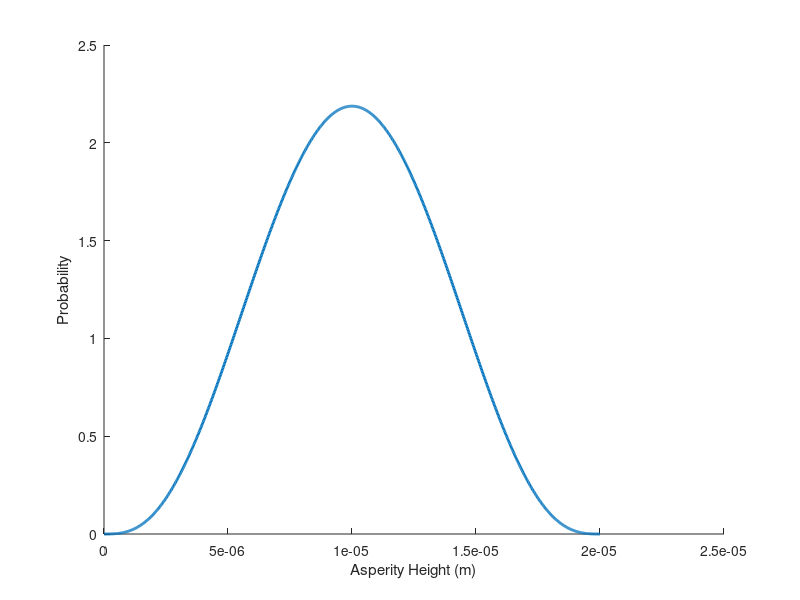

Write the MATLAB code that produced this figure. (Note: this script raises an error after producing the figure.)
% This script is for basic debugging and writing of the element wise force
% function for evaluation of forces at ROM Quadrature points. 
clear;

addpath('../../ROUTINES/')
addpath('../../ROUTINES/FRIC_MODELS/')
addpath('../../ROUTINES/FRIC_MODELS/ASP_FUN/')
addpath('../../ROUTINES/FRIC_MODELS/PLASTIC/')

addpath('../../ROUTINES/HARMONIC/')
addpath('../../ROUTINES/SOLVERS/')

%% Probability Distribution, max height of 0, nominal gap of 0 for highest points. 

% Asperity Heights of z
zmax = 2e-5;
zmin = 0;

z = linspace(zmin, zmax, 1000);

betaA = 4;
betaB = 4;
% betaA = 8;
% betaB = 1;

pz = betapdf((z - zmin)/(zmax - zmin), betaA, betaB);

figure; 
hold on;
xlabel('Asperity Height (m)');
ylabel('Probability');

plot(z, pz, 'LineWidth', 2);

%probability function
p_fun = @(z) betapdf((z - zmin)/(zmax - zmin), betaA, betaB);

%% Parameters

% Number of Quadrature Points
Nqp_radius = 100;
Nqp_heights = 10; %3 tests a single asperity since it goes to zeros on the ends, 10 is probably reasonable for computation times


%% Friction Model


%%%%%%%%%%%%%%%%%%%%%%%%%%%%%
% Brake unloading equation
% ASP_FUN = @SPHERE_PLASTIC_PRE;
ASP_FUN = @SPHERE_PL_TAN_DECOUPLE_PL_NORM; Nqp_radius = 1;

ASP_FUN_PRE = @SPHERE_PLASTIC_PRE;

pars.sliptype = 3; % Must be 3


%% Quadrature info

% Radius Quadrature
rq = linspace(0, 1, Nqp_radius);
wq_r = ones(size(rq));
wq_r(2:end-1) = 2;
wq_r = wq_r/sum(wq_r);

% Asperity Height Quadrature
zq = linspace(zmin, zmax, Nqp_heights);
wq_z = ones(size(zq));
wq_z(2:end-1) = 2;
wq_z = wq_z/sum(wq_z);

%% Initialize Parameters ect.

%Initialize the sphere parameters
E = 192.85e9; %304L from Traction paper
nu = 0.30; %304L taken from Traction paper
G = E / 2/ (1 + nu);%304L approx Shear modulus

% pars.mu     = 0.075; % set with friction model, what is reasonable changes
pars.E      = E;
pars.Estar  = E/2/(1 - nu^2);
pars.nu     = nu;
pars.G      = G;
pars.Gstar  = G/2/(2 - nu);


%Ellipsoid initialization, comment out if Rprime=Rpprime.
pars.Rprime = 0.0080; %(1/0.018453533867678 + 1/0.019130030937404)^(-1);
pars.Rpprime = 6.0630e-05; %(1/0.000172616666847 + 1/0.000199388648556)^(-1);
pars = INITIALIZE_ECCENTRIC(pars);
pars.R = pars.Re;


%Area density of asperities
area_density = 0.2*(8.0597e+06);

%elastic dry friction normal tractions on the order of 2e7, tangential 1e7
%% Yield Parameters

Sys = 200e6; %Pa

C = 1.295*exp(0.736*pars.nu);

delta_y1s = (pi*C*Sys/(2*(2*pars.Estar)))^2*(2*pars.R); %displacement of one sphere against a rigid flat to cause yielding.

% Store all of these results as system parameters to prevent recalculation:
pars.delta_y = delta_y1s*2;
pars.Sys = Sys;

%tangent stiffness after yield.
pars.Et = 0.015*pars.E;

pars.mu = 0.6;

%% TEST RC Friction Function


%Previous info
prev.tx0 = zeros(Nqp_heights, Nqp_radius); %traction for each slider of each asperity height - X
prev.ty0 = zeros(Nqp_heights, Nqp_radius); %traction for each slider of each asperity height - X
prev.rq0 = ones(Nqp_heights, 1)*linspace(0, 1, Nqp_radius); %radii for each slip radius used
prev.uxyw0 = ones(Nqp_heights, 1)*[0, 0, 0]; %displacement at previous step. 
prev.deltam = zeros(Nqp_heights, 1); %Max previous normal displacement
prev.Fm = zeros(Nqp_heights, 1);%Max previous normal force
prev.am = zeros(Nqp_heights, 1);%reversal contact radius


prev0 = prev;

PZFUN = p_fun;

%% Test just a single set of displacements

prev = prev0;

Nt = 2^9;
h = [0, 1, 2]';
uxyn0 = [0, .5e-5, 1e-5];
uxyn1c = [0.1e-5, 0.2e-5, 0.1e-5];
uxyn1s = [0.3e-5, 0.2e-5, 0.1e-5];
uxyn2c = [0.1e-5, 0.1e-5, 0.1e-5];

uxynharmonics = [uxyn0; uxyn1c; uxyn1s; uxyn2c; zeros(1, 3)];

%%%%%%%%% Block from EPMCRESFUN
uxyn_t = TIMESERIES_DERIV(Nt, h, uxynharmonics, 0);  % Nt x Ndnl
Nhc = sum((h==0)+2*(h~=0));
t = linspace(0, 2*pi, Nt+1)';  t(end) = [];
cst = TIMESERIES_DERIV(Nt, h, eye(Nhc), 0);  
% sct = w*TIMESERIES_DERIV(Nt, h, eye(Nhc), 1);
%%%%%%%%%%


figure; 
hold on;
plot(uxyn_t(:, 1));
plot(uxyn_t(:, 2));
plot(uxyn_t(:, 3));

legend('x', 'y', 'z');

uxyn_init = uxyn_t(1, :);
[uxyn_init(3), unmax_ind] = max(uxyn_t(:, 3));
uxyn0 = uxyn_t(1, :);

%%%%%%%%%%%%%%%%%%%%%%%%%%%%%%%%%%%%%%%%%%%%%%%%%%%%%%%%%%%%%%%%%
%%%%%%%%% Call the initialization of the normal history %%%%%%%%%
%%%%%%%%%%%%%%%%%%%%%%%%%%%%%%%%%%%%%%%%%%%%%%%%%%%%%%%%%%%%%%%%%

% derivative of maximum normal w.r.t. the harmonic coefficients
ddeltamduxynh = reshape(cst(unmax_ind, :), 1, 1, []);
warning('THIS IS ONLY PART OF THE DERIVATIVE, need to also account for the time of the maximum point shifting');

prev.ddeltamduxynh = ddeltamduxynh;
prev.duxyn0duxynh = reshape(cst(1, :), 1, 1, []).*eye(3);

quadz = 0;

[txyn, dtxynduxynh, prev] = RC_TRACTION_PL_HARMONIC_INIT(uxyn_init, uxyn0, h, t(unmax_ind), ...
                            ASP_FUN_PRE, PZFUN, pars, prev, Nqp_heights, Nqp_radius, zmin, zmax, area_density, quadz);

ii = 1;

[txyn, dtxynduxynh] = RC_TRACTION_PL_HARMONIC(uxyn_t(ii, :), h, t(ii), ASP_FUN, ...
    PZFUN, pars, prev, Nqp_heights, Nqp_radius, zmin, zmax, area_density, quadz, cst(ii, :));


%% Test Derivatives


prev = prev0;

derivative_test = 1; %1-7+?
%6 is very slow / high resolution in time

delta = [1e-8, 1e-9, 1e-10, 1e-12]; %displacement variation (m)
% delta = [1e-8, 1e-9, 1e-10]; %displacement variation (m)

area_density = 1; %easier to debug.

[uxynharmonics, Nt, h] = test_selection_switch(derivative_test);

% Generation function
GEN_FUN = @(uxynharmonics) generate_time_series(uxynharmonics, Nt, h, ASP_FUN, ...
            ASP_FUN_PRE, PZFUN, pars, prev, Nqp_heights, Nqp_radius, zmin, zmax, area_density);


% Reference
[txyn_t, dtxynduxynh_t, t, uxyn_t] = GEN_FUN(uxynharmonics);


% Checking that reference makes useful sense
figure; 
hold on;
plot(uxyn_t(:, 1));
plot(uxyn_t(:, 2));
plot(uxyn_t(:, 3));

legend('x', 'y', 'z');

% txyn_t

dtxynduxynh_t_num = zeros(size(dtxynduxynh_t));

errors = zeros(size(delta));

for ii = 1:length(delta)
    for dir = 1:3
        for harm = 1:size(uxynharmonics,1)
            
            uxynharmonics_high = uxynharmonics;
            uxynharmonics_low  = uxynharmonics;
            
            uxynharmonics_high(harm, dir) = uxynharmonics(harm, dir) + delta(ii);
            uxynharmonics_low(harm, dir)  = uxynharmonics(harm, dir) - delta(ii);
            
            [txyn_t_high, ~, ~, ~] = GEN_FUN(uxynharmonics_high);
            [txyn_t_low,  ~, ~, ~] = GEN_FUN(uxynharmonics_low);
            
            dtxynduxynh_t_num(:, :, dir, harm) = (txyn_t_high - txyn_t_low)/(2*delta(ii));

        end
    end
        
    errors(ii) = norm(abs(dtxynduxynh_t_num(:) - dtxynduxynh_t(:)))/(norm(dtxynduxynh_t(:)) + (norm(dtxynduxynh_t(:)) == 0));
    
end

log10error = log10(errors)

%% Look at matrices side by side

for dir = 1:size(dtxynduxynh_t, 3)
    for harm = 1:size(dtxynduxynh_t, 4)
        
        fprintf('Varying displacement direction %d, harmonic component %d\n', dir, harm);
        
        [dtxynduxynh_t(:, :, dir, harm), NaN(size(dtxynduxynh_t(:, 1,1,1))) dtxynduxynh_t_num(:, :, dir, harm)]
        
        3
    end
end

disp('Make sure the both for loops cover all entries');
%% Save Outputs for Python Verification

Ntests = 6;

uxyn_array = cell(Ntests, 1);
txyn_array = cell(Ntests, 1);
gaps_array = cell(Ntests, 1);
weights_array = cell(Ntests, 1);

pars.sliptype = 1; % Just friction coefficient, no CEB


for derivative_test = 1:Ntests

    prev = prev0;
    
    %6 is very slow / high resolution in time
    
    area_density = 1; %easier to debug.
    
    [uxynharmonics, Nt, h] = test_selection_switch(derivative_test);
    
    % Generation function
    GEN_FUN = @(uxynharmonics) generate_time_series(uxynharmonics, Nt, h, ASP_FUN, ...
                ASP_FUN_PRE, PZFUN, pars, prev, Nqp_heights, Nqp_radius, zmin, zmax, area_density, [0,0,0]);
    
    
    % Reference
    [txyn_t, dtxynduxynh_t, t, uxyn_t] = GEN_FUN(uxynharmonics);

    
    zq = linspace(zmin, zmax, Nqp_heights);
    wq_z = ones(size(zq));
    wq_z(2:end-1) = 2;
    wq_z = wq_z/sum(wq_z);

    pz = PZFUN(zq);

    uxyn_array{derivative_test} = uxyn_t;
    txyn_array{derivative_test} = txyn_t;
    weights_array{derivative_test} = wq_z .* pz*area_density;
    gaps_array{derivative_test} = zq;

    assert((norm(weights_array{derivative_test} - weights_array{1}) ...
             + norm(gaps_array{derivative_test} - gaps_array{1})) == 0, ...
             'Need to save out individual gaps and weights');

end

%% YAML File of Results for verification


initial_pars.E = pars.E; %304L from Traction paper
initial_pars.nu = pars.nu; %304L taken from Traction paper
initial_pars.R = pars.Re;

initial_pars.Et = pars.Et;
initial_pars.Sys = pars.Sys; %Pa
initial_pars.mu = pars.mu; 


fileID = fopen('element_cycle_tractions.yaml','w');


% fprintf(fileID,'%6s %12s\n','x','exp(x)');
% fprintf(fileID,'%6.2f %12.8f\n',A);

input_list = {initial_pars};
% Start with the Input parameters
fn = fieldnames(input_list{1});
%loop through the fields
for i = 1:numel(fn)
    field_vals = zeros(size(input_list));
    for j = 1:length(input_list)
        field_vals(j) = input_list{j}.(fn{i});
    end
    
    fprintf(fileID, '%s : %s \n', fn{i}, field_vals);
end


fprintf(fileID, 'gap_weights : %s \n', mat2str_comma(weights_array{1}));
fprintf(fileID, 'gap_values : %s \n', mat2str_comma(gaps_array{1}));

outputs = {uxyn_array, txyn_array};
names = {'uxyn', 'txyn'};

for i = 1:length(outputs)
    fprintf(fileID, '%s : [', names{i});
        for ind = 1:length(uxyn_array)
            fprintf(fileID, '[');
            for xyz = 1:3
                fprintf(fileID, '%s, \n', mat2str_comma(outputs{i}{ind}(:, xyz)));
            end
            fprintf(fileID, '], \n');
        end
    fprintf(fileID, '] \n');
end
% % Start with the Output Results
% fn = fieldnames(res_list{1});
% %loop through the fields
% for i = 1:numel(fn)
%     fprintf(fileID, '%s : [', fn{i});
%     field_vals = res_list{1}.(fn{i});
%     fprintf(fileID, '%s', mat2str_comma(field_vals));
%     for j = 2:length(res_list)
%         field_vals = res_list{j}.(fn{i});
%         fprintf(fileID, ', %s', mat2str_comma(field_vals));
%     end
%     
%     fprintf(fileID, '] \n');
% end

fclose(fileID);



%% Function to generate time series
function [txyn_t, dtxynduxynh_t, t, uxyn_t] = generate_time_series(uxynharmonics, ...
            Nt, h, ASP_FUN, ASP_FUN_PRE, PZFUN, pars, prev, Nqp_heights, ...
            Nqp_radius, zmin, zmax, area_density, varargin)

    if length(varargin) == 0
        mult_uxyn0 = [1, 1, 1];
    else
        mult_uxyn0 = varargin{1};
    end

    %%%%%%%%% Block from EPMCRESFUN
    uxyn_t = TIMESERIES_DERIV(Nt, h, uxynharmonics, 0);  % Nt x Ndnl
    Nhc = sum((h==0)+2*(h~=0));
    t = linspace(0, 2*pi, Nt+1)';  t(end) = [];
    cst = TIMESERIES_DERIV(Nt, h, eye(Nhc), 0);  
    % sct = w*TIMESERIES_DERIV(Nt, h, eye(Nhc), 1);
    %%%%%%%%%%

    %%%%%%%%%%%%%%%%%%%%%%%%%%%%%%%%%%%%%%%%%%%%%%%%%%%%%%%%%%%%%%%%%
    %%%%%%%%% Call the initialization of the normal history %%%%%%%%%
    %%%%%%%%%%%%%%%%%%%%%%%%%%%%%%%%%%%%%%%%%%%%%%%%%%%%%%%%%%%%%%%%%

    % Find maximum displacement
    uxyn_init = uxynharmonics(1, :); % Start Tangential Models with Zeroth Harmonic displacements (phase invariance if does not slip).
    [uxyn_init(3), unmax_ind] = max(uxyn_t(:, 3));
%     uxyn0 = uxyn_t(1, :);
    uxyn0 = uxyn_init.*mult_uxyn0;

    % derivative of maximum normal w.r.t. the harmonic coefficients
    ddeltamduxynh = reshape(cst(unmax_ind, :), 1, 1, []);

    prev.ddeltamduxynh = ddeltamduxynh;
%     prev.duxyn0duxynh = reshape(cst(1, :), 1, 1, []).*eye(3);
    prev.duxyn0duxynh = zeros(3,3,size(cst, 2));
    prev.duxyn0duxynh(:, :, 1) = eye(3);
    prev.duxyn0duxynh(3, 3, :) = prev.ddeltamduxynh;
    

    quadz = 0;
    
    [~, ~, prev] = RC_TRACTION_PL_HARMONIC_INIT(uxyn_init, uxyn0, h, t(unmax_ind), ...
                                ASP_FUN_PRE, PZFUN, pars, prev, Nqp_heights, Nqp_radius, zmin, zmax, area_density, quadz);

    %%%%%%%%%%%%%%%%%%%%%%%%%%%%%%%%%%%%%%%%%%%%%%%%%%%%%%%%%%%%%%%%%
    %%%%%%%%% Construct Time history %%%%%%%%%
    %%%%%%%%%%%%%%%%%%%%%%%%%%%%%%%%%%%%%%%%%%%%%%%%%%%%%%%%%%%%%%%%%
    
    % Initialize time history
    txyn_t = zeros(length(t), 3);
    dtxynduxynh_t = zeros(length(t), 3, 3, Nhc);
                            
    % Construct the full time history
    for ii = 1:length(t)
        
        [txyn_t(ii, :), dtxynduxynh_t(ii, :, :, :), prev] = RC_TRACTION_PL_HARMONIC(uxyn_t(ii, :), h, t(ii), ASP_FUN, ...
            PZFUN, pars, prev, Nqp_heights, Nqp_radius, zmin, zmax, area_density, quadz, cst(ii, :));

    end

end

%% Function for Generating Test Cases to Use

function [uxynharmonics, Nt, h] = test_selection_switch(derivative_test)
    switch derivative_test    
        case 1
            
            % Random case
            Nt = 2^5;
            h = [0, 1, 2]';
            uxyn0 = [0, .5e-5, 2e-5];
            uxyn1c = [0.1e-5, 0.2e-5, 0.05e-5];
            uxyn1s = [0.3e-5, 0.2e-5, 0.05e-5];
            uxyn2c = [0.1e-5, 0.1e-5, 0.02e-5];
    
            uxynharmonics = [uxyn0; uxyn1c; uxyn1s; uxyn2c; zeros(1, 3)];
            
        case 2
            % Separation in the middle
            
            Nt = 2^5;
            h = [0, 1, 2]';
            uxyn0 = [0, .5e-5, 1e-5];
            uxyn1c = [0.1e-5, 0.2e-5, 0.05e-5];
            uxyn1s = [0.3e-5, 0.2e-5, 0.05e-5];
            uxyn2c = [0.1e-5, 0.1e-5, 0.02e-5];
    
            uxynharmonics = [uxyn0; uxyn1c; uxyn1s; uxyn2c; zeros(1, 3)];
            
                
        case 3
            % Low Amplitude had a bug originally, fixed now
            
            Nt = 2^3;
            h = [0, 1, 2]';
            uxyn0 = [0, .5e-5, 1e-5];
            uxyn1c = [0.1e-5, 0.2e-5, 0.05e-5];
            uxyn1s = [0.3e-5, 0.2e-5, 0.05e-5];
            uxyn2c = [0.1e-5, 0.1e-5, 0.02e-5];
    
            uxynharmonics = [uxyn0; uxyn1c; uxyn1s; uxyn2c; zeros(1, 3)];
            
            
        case 4 
            % Minimal contact/separation throughout
            
            Nt = 2^3;
            h = [0, 1, 2]';
            uxyn0 = [0, .5e-5, .1e-5];
            uxyn1c = [0.1e-5, 0.2e-5, 0.1e-5];
            uxyn1s = [0.3e-5, 0.2e-5, 0.1e-5];
            uxyn2c = [0.1e-5, 0.1e-5, 0.05e-5];
    
            uxynharmonics = [uxyn0; uxyn1c; uxyn1s; uxyn2c; zeros(1, 3)];
            
        case 5 
            % Late peak contact
            Nt = 2^7;
            h = [0, 1, 2]';
            uxyn0 = [0, .5e-5, -.1e-5];
            uxyn1c = [0.1e-5, 0.2e-5, -0.1e-5];
            uxyn1s = [0.3e-5, 0.2e-5, -0.1e-5];
            uxyn2c = [0.1e-5, 0.1e-5, -0.5e-5];
    
            uxynharmonics = [uxyn0; uxyn1c; uxyn1s; uxyn2c; zeros(1, 3)];

        case 6
            
            % Random case w/o initial slip
            Nt = 2^5;
            h = [0, 1, 2]';
            uxyn0 = [0, .5e-5, 2e-5];
            uxyn1c = 0*[0.1e-5, 0.2e-5, 0.05e-5];
            uxyn1s = [0.4e-5, 0.4e-5, 0.08e-5];
            uxyn2s = [0.1e-5, 0.1e-5, 0.02e-5];
    
            uxynharmonics = [uxyn0; uxyn1c; uxyn1s; zeros(1, 3); uxyn2s];
            
        otherwise
            % Very high resolution test 5 to see if there is notable error for
            % the time of max normal varying with coefficients
            
            % Late peak contact
            Nt = 2^10;
            h = [0, 1, 2]';
            uxyn0 = [0, .5e-5, -.1e-5];
            uxyn1c = [0.1e-5, 0.2e-5, -0.1e-5];
            uxyn1s = [0.3e-5, 0.2e-5, -0.1e-5];
            uxyn2c = [0.1e-5, 0.1e-5, -0.5e-5];
    
            uxynharmonics = [uxyn0; uxyn1c; uxyn1s; uxyn2c; zeros(1, 3)];
            
            
            
    end
end


%% Matrix to Str with comma: 
% n = [12345 6789 10234 3452]*1e-3;
% 
% str = mat2str_comma(n)
    
function str = mat2str_comma(mat)
    
    str = sprintf('%.12e,' , mat);
    str = str(1:end-1);% strip final comma

    str = "[" + str + "]";
end
